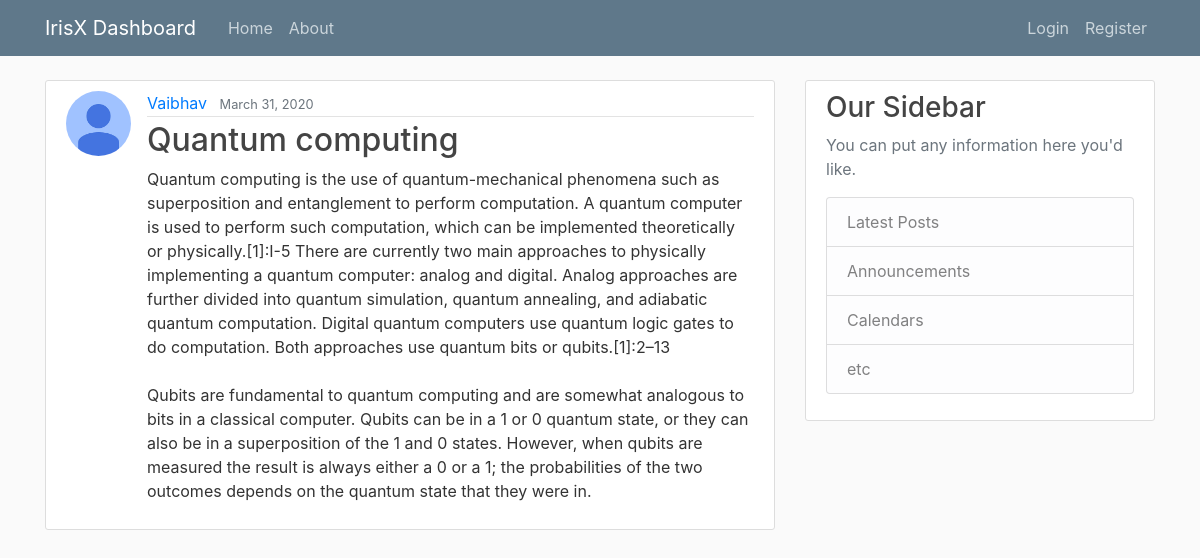
Screenshot of /post/11/ with the database file from the repository.
### blog/models.py (models this page shows, shortened)
class Post(models.Model):
    title = models.CharField(max_length=100)
    content = models.TextField()
    date_posted = models.DateTimeField(default=timezone.now)
    author = models.ForeignKey(User, on_delete=models.CASCADE)

### users/models.py (models this page shows, shortened)
class Profile(models.Model):
    user = models.OneToOneField(User, on_delete=models.CASCADE)
    image = models.ImageField(default='default.jpg', upload_to='profile_pics')

### blog/views.py (the view)
# urls.py: path('post/<int:pk>/', PostDetailView.as_view(), name='post-detail'),
class PostDetailView(DetailView):
    model = Post

### blog/templates/blog/post_detail.html (shortened to what this page needs)
{% extends "blog/base.html" %}
{% block content %}
      <article class="media content-section">
        <img class="rounded-circle article-img" src = "{{ object.author.profile.image.url }}">
        <div class="media-body">
          <div class="article-metadata">
            <a class="mr-2" href="{% url 'user-posts' object.author.username %}">{{ object.author }}</a>
            <small class="text-muted">{{ object.date_posted | date:"F d, Y" }}</small>
          </div>
          <h2>{{ object.title }}</h2>
          <p class="article-content">{{ object.content }}</p>
        </div>
      </article>
{% endblock content %}

### blog/static/blog/main.css (style rules this page uses)
body { background: #fafafa; color: #333333; margin-top: 5rem; }
h1, h2, h3, h4, h5, h6 { color: #444444; }
.content-section { background: #ffffff; padding: 10px 20px; border: 1px solid #dddddd; border-radius: 3px; margin-bottom: 20px; }
.article-content { white-space: pre-line; }
.article-img { height: 65px; width: 65px; margin-right: 16px; }
.article-metadata { padding-bottom: 1px; margin-bottom: 4px; border-bottom: 1px solid #e3e3e3 }

### rows the page displays
Post: author.profile.image (placeholder picture), author "Vaibhav", date_posted "March 31, 2020", title "Quantum computing", content "Quantum computing is the use of quantum-mechanical phenomena such as superposition and entanglement to perform computation. A quantum computer is used to perform such computation, which can be implemented theoretically or physically.[1]:I-5 There are currently two main approaches to physically implementing a quantum computer: analog and digital. Analog approaches are further divided into quantum simulation, quantum annealing, and adiabatic quantum computation. Digital quantum computers use quantum logic gates to do computation. Both approaches use quantum bits or qubits.[1]:2–13 Qubits are fundamental to quantum computing and are somewhat analogous to bits in a classical computer. Qubits…"
